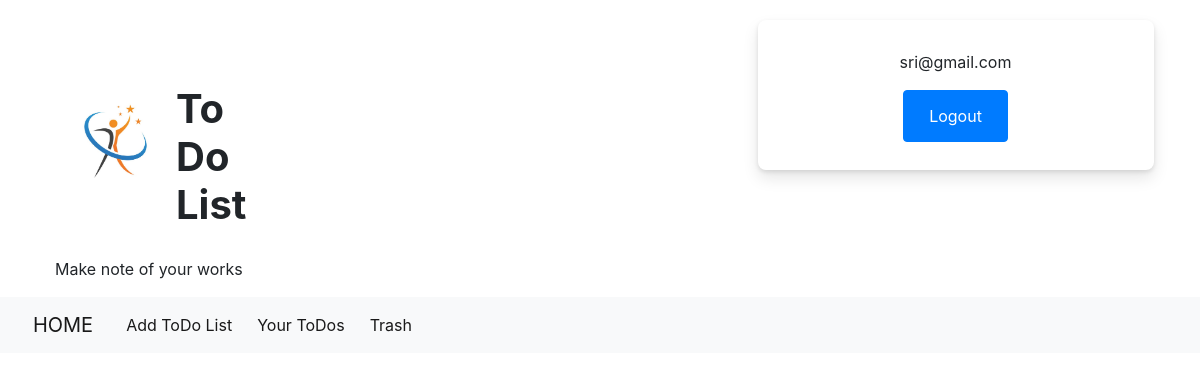
Before: /my_todotrash (signed in) with the older database file.
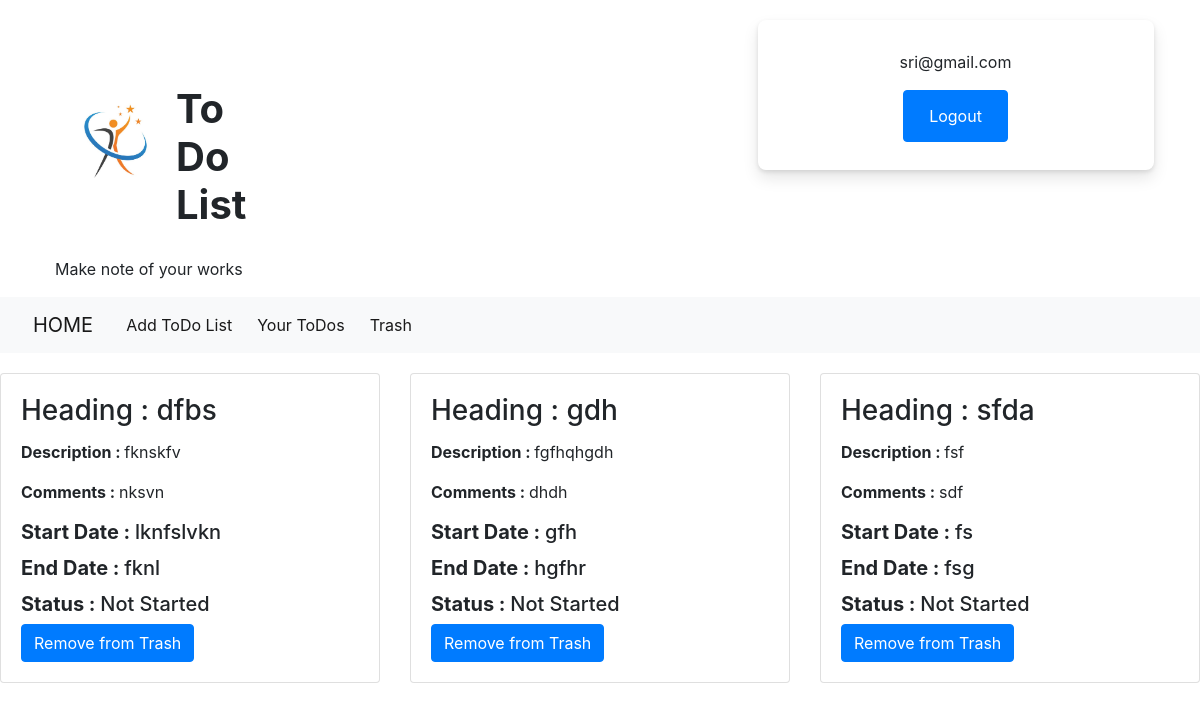
After: the same page with the newer database file.
### pyNKSapp/models.py (models this page shows)
class signupdetails(models.Model):
    firstname=models.CharField(max_length=50)
    lastname=models.CharField(max_length=50)
    phone=models.CharField(max_length=30)
    email=models.CharField(max_length=50)
    dob=models.CharField(max_length=30)
    password=models.CharField(max_length=50)
    reenterpassword=models.CharField(max_length=50)
    gender=models.CharField(max_length=10)
    class Meta:
        db_table="signupdetails"

class trash(models.Model):
    user=models.ForeignKey(signupdetails,on_delete=models.CASCADE)
    heading=models.CharField(max_length=30)
    description=models.CharField(max_length=200)
    comments=models.CharField(max_length=300)
    start_date=models.CharField(max_length=20)
    end_date=models.CharField(max_length=20)
    status=models.CharField(max_length=30)
    class Meta:
        db_table="trash"

### pyNKSapp/views.py (the view)
# urls.py: path('my_todotrash',views.my_todotrash,name='my_todotrash'),
def my_todotrash(request):
    todo=signupdetails.objects.get(email=request.session['email'])
    k=trash.objects.filter(user=todo).all()
    todostrash={
        "todoslisttrash":k
    }
    print(k)
    return render(request,'trash.html',todostrash)

### templates/trash.html (shortened to what this page needs)
{% extends "home.html" %}
{% load static %}
{% block content %}
<div class="row">
    {% for i in todoslisttrash %}
    <div class="col-md-4" style="margin-top: 20px;">
        <div class="card" >
            <div class="card-body">
              <h3 class="card-title" name="{{ i.heading }}">Heading : {{ i.heading }}</h3>
              <p><b>Description : </b>{{ i.description }}</p>
              <p><b>Comments : </b>{{ i.comments }}</p>
              <h5 class="card-title"><b>Start Date : </b>{{ i.start_date }}</h5>
              <h5 class="card-title"><b>End Date : </b>{{ i.end_date }}</h5>
              <h5><b>Status : </b>{{ i.status }}</h5>
              <form action="del_trash/{{i.id}}/" method = "post">
                <button type="submit" class="btn btn-primary">Remove from Trash</button>
              </form>
            </div>
        </div>
    </div>
    {% endfor %}
</div>
{% endblock %}

### templates/home.html (shortened to what this page needs)
<!doctype html>
<html lang="en">
  <head>
    <link rel="stylesheet" href="https://stackpath.bootstrapcdn.com/bootstrap/4.4.1/css/bootstrap.min.css">
  </head>
  {% load static %}
  <body>
    <div class="row">
        <div class="col-md-7" style="margin-top: 20px; margin-left: 40px;">
          <div class="media col-sm-2" style="margin: 20px;">
            <img src="{% static 'icon.jpg' %}" width="85" height="85" class="align-self-center mr-3" alt="Responsive-image">
            <div class="media-body" style="margin : 45px 0px 0px 0px;">
              <h1 class="mt-0"><b>To Do List</b></h1>
            </div>
          </div>
          <div class="col align-self-start">
            <p>Make note of your works</p>
          </div>
        </div>
        <div class="col-md-4" style="margin-bottom: 20px;">
          <form style="align-items: center;
          background-color: #fff;
          border: none;
          border-radius: 8px;
          box-shadow: 0 2px 4px rgba(0, 0, 0, .1), 0 8px 16px rgba(0, 0, 0, .1);
          box-sizing: border-box;
          margin: 20px 0 0;
          padding: 20px 0 28px;
          width: 396px;">
            {% if request.session.email %}
            <p style="text-align: center; margin:10px 0px 10px 0px;">{{request.session.email}}</p>
            <div>
              <button type="submit" class="btn btn-primary" name="logout" style="margin: 1rem auto 0 auto; display: block ;" ><a href="{% url 'logout' %}" class="btn btn-primary"> Logout</a></button>
            </div>
            {% endif %}
          </form>
        </div>
    </div>
    <nav class="navbar navbar-expand-lg navbar-light bg-light">
      <a class="navbar-brand" href="{% url 'home' %}" >&nbsp;&nbsp; HOME</a>
      <div class="collapse navbar-collapse" id="navbarSupportedContent">
        <ul class="navbar-nav mr-auto">
          <li class="nav-item active">
            <a class="nav-link" href="{% url 'addtodolist' %}">&nbsp; Add ToDo List</a>
          </li>
          <li class="nav-item active">
            <a class="nav-link" href="{% url 'my_todo' %}">&nbsp; Your ToDos</a>
          </li>
          <li class="nav-item active">
            <a class="nav-link" href="{% url 'my_todotrash' %}">&nbsp; Trash</a>
          </li>
        </ul>
    </nav>
  {% block content %}{% endblock %}
  </body>
</html>

Changed rows visible on the page:
added trash: heading "dfbs", description "fknskfv", comments "nksvn", start_date "lknfslvkn", end_date "fknl", status "Not Started"
added trash: heading "gdh", description "fgfhqhgdh", comments "dhdh", start_date "gfh", end_date "hgfhr", status "Not Started"
added trash: heading "sfda", description "fsf", comments "sdf", start_date "fs", end_date "fsg", status "Not Started"
